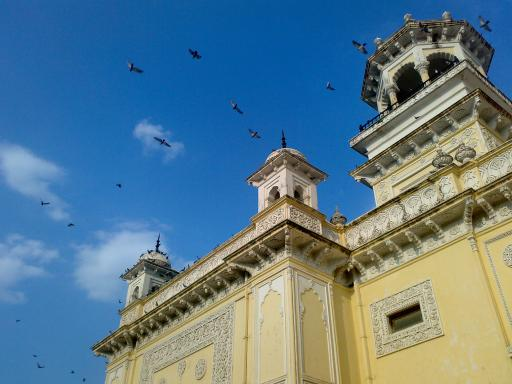
#> input picture ch02_imageproc2/sky_castle.jpg, 512 x 384 px
$ python histogram.py
#> lines starting #> are read from the running program, lines starting #| are printed output that depends on the picture
#!/usr/bin/env python3
# -*- coding: utf-8 -*-
# normal_curve.py

import numpy as np
import matplotlib.pyplot as plt
import cv2

im_path = 'sky_castle.jpg'
im_gray  = cv2.imread(im_path, cv2.IMREAD_GRAYSCALE)
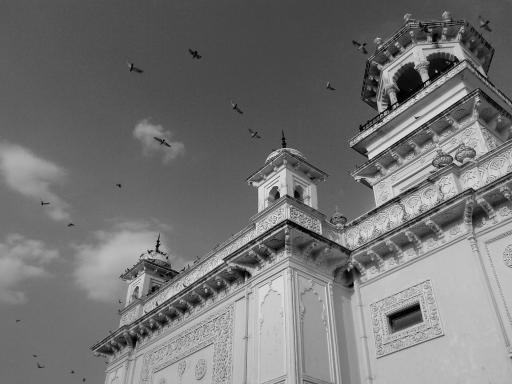
#> im_gray: shape (384, 512); min 0, max 255, mean 116.2

# 1. histogram using opencv
###############################################
hist = cv2.calcHist([im_gray], channels =[0], mask = None, histSize=[256],ranges=[0.0,256.0])
#> hist = 256 values, max 3908 at index 111, min 0 at index 242, mean 768
print("sum:", np.sum(hist), " = res:", im_gray.shape[0]*im_gray.shape[1])
#| sum: 196608.0  = res: 196608
plt.subplot(1,2,1)
plt.imshow(im_gray, cmap='gray')
plt.subplot(1,2,2)
plt.plot(hist)
plt.grid()
plt.show()
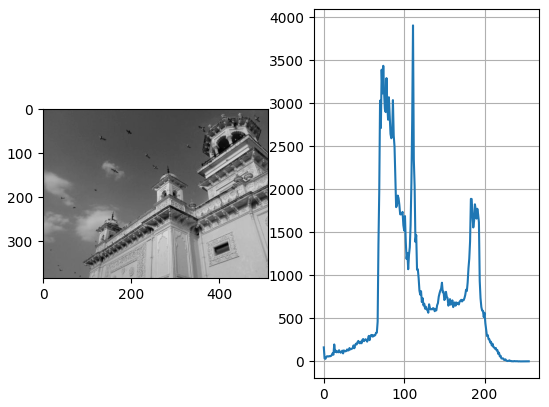
#> figure drawn by matplotlib, 2 panels; panel 2: curve peaks at x = 111, y = 3908


# 2. 2D histogram using opencv
#    (H => 1st index => y in image ,S => 2nd index in x in image)
###############################################
im_bgr  = cv2.imread(im_path)
#> im_bgr is the input picture: shape (384, 512, 3); mean B, G, R 141.2, 123.9, 91.6
im_hsv = cv2.cvtColor(im_bgr, cv2.COLOR_BGR2HSV)
#> im_hsv: shape (384, 512, 3); mean H, S, V 68.6, 145.7, 162.9
hist = cv2.calcHist([im_hsv], channels =[0,1], mask = None, histSize=[18, 25],ranges=[0.,181., 0., 256.])
print("sum:", np.sum(hist), " = res:", im_hsv.shape[0]*im_hsv.shape[1])
#| sum: 196608.0  = res: 196608

#plt.subplot(1,2,1)
plt.imshow(hist, cmap='gray')
plt.xlabel('Saturation')
plt.ylabel('Hue')
#plt.grid()
plt.show()
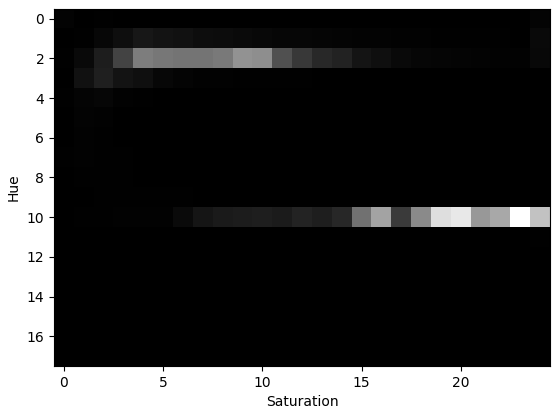
#> figure drawn by matplotlib, 1 panel

$ run again, with ch02_imageproc2/manyhands.jpg copied over ch02_imageproc2/sky_castle.jpg
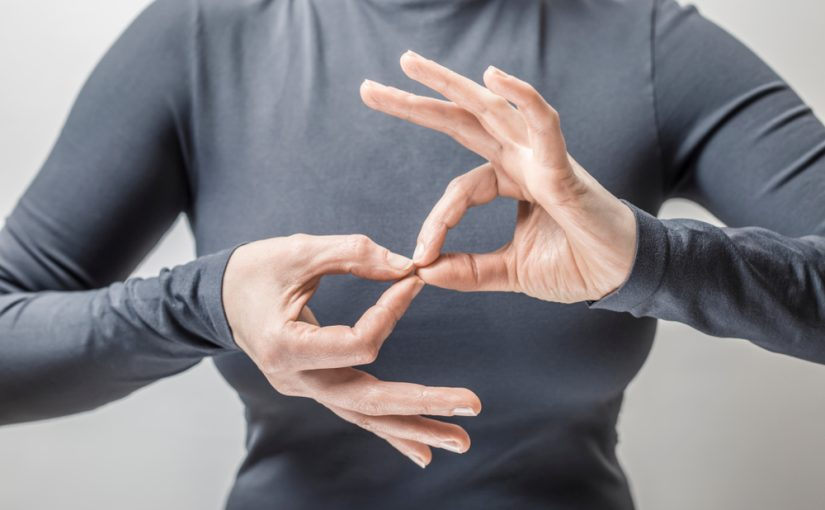
#> input picture ch02_imageproc2/manyhands.jpg, 825 x 510 px
#> `im_gray  = cv2.imread(im_path, cv2.IMREAD_GRAYSCALE)`:
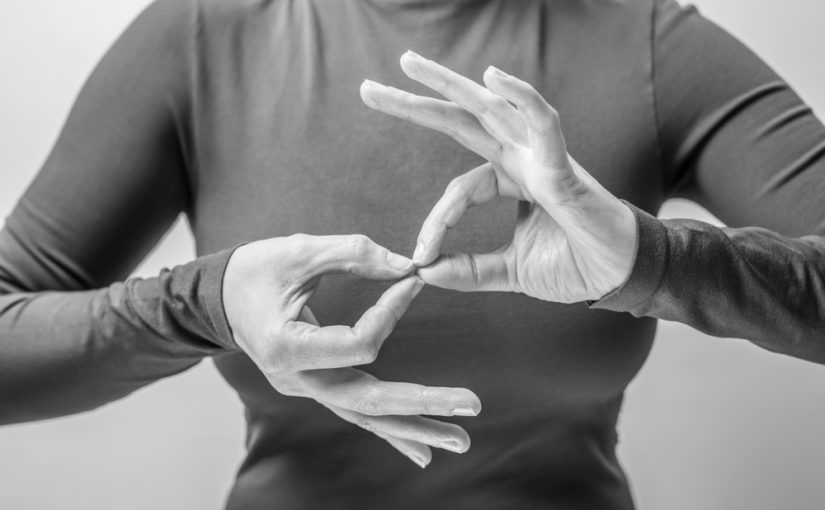
#> im_gray: shape (510, 825); min 0, max 255, mean 128.5
#> hist = 256 values, max 4802 at index 202, min 0 at index 254, mean 1643.6
#| sum: 420750.0  = res: 420750
#> im_bgr is the input picture: shape (510, 825, 3); mean B, G, R 132.2, 127.2, 129.6
#> im_hsv: shape (510, 825, 3); mean H, S, V 81.1, 37.8, 140.6
#| sum: 420750.0  = res: 420750
#> `plt.show()`:
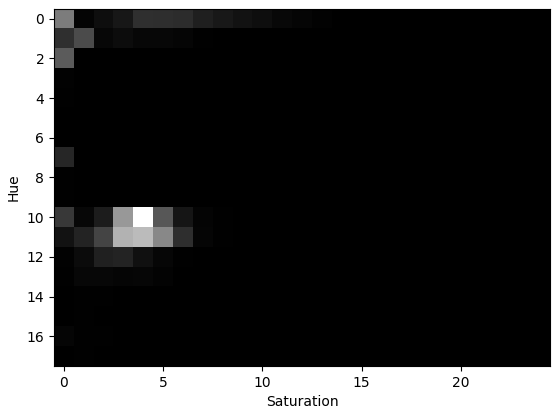
#> figure drawn by matplotlib, 1 panel

$ run again, with ch02_imageproc2/tsukuba_l.png saved as ch02_imageproc2/sky_castle.jpg
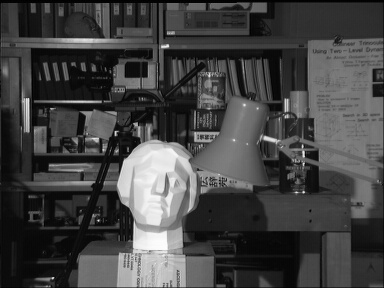
#> input picture ch02_imageproc2/tsukuba_l.png, 384 x 288 px
#> im_gray is the input picture: shape (288, 384); min 0, max 255, mean 67.6
#> hist = 256 values, max 2287 at index 11, min 1 at index 255, mean 432
#| sum: 110592.0  = res: 110592
#> `plt.show()`:
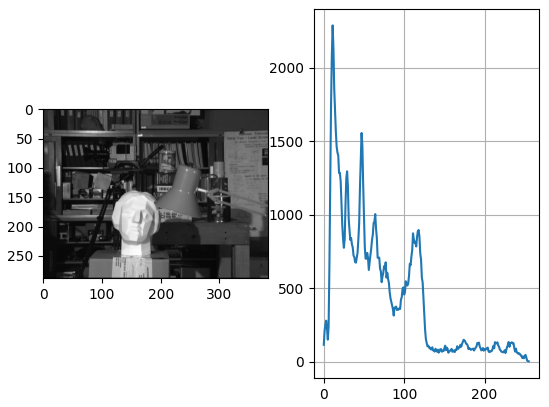
#> figure drawn by matplotlib, 2 panels; panel 2: curve peaks at x = 11, y = 2287
#> im_hsv: shape (288, 384, 3); mean H, S, V 0, 0, 67.6
#| sum: 110592.0  = res: 110592
#> `plt.show()`:
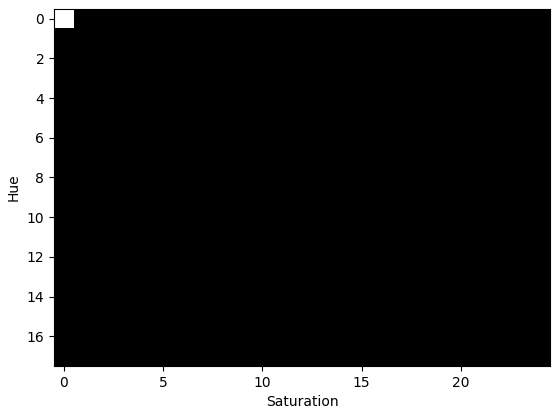
#> figure drawn by matplotlib, 1 panel
